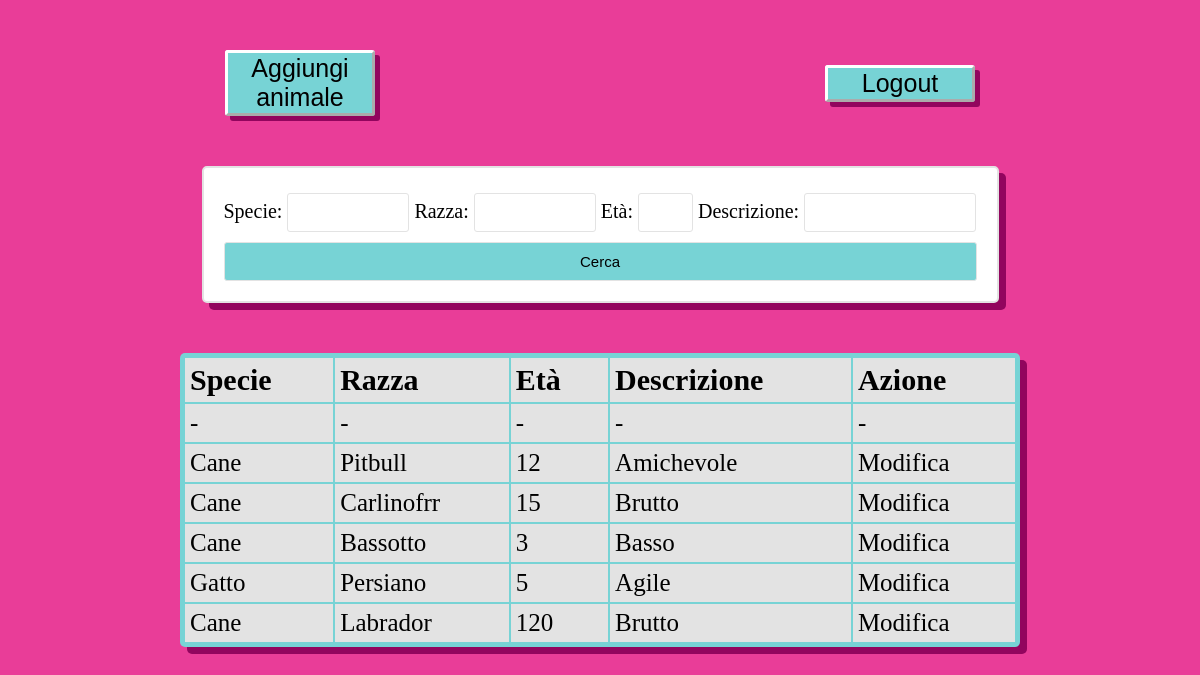
Before: /lista_animaliAmministratore/ with the older database file.
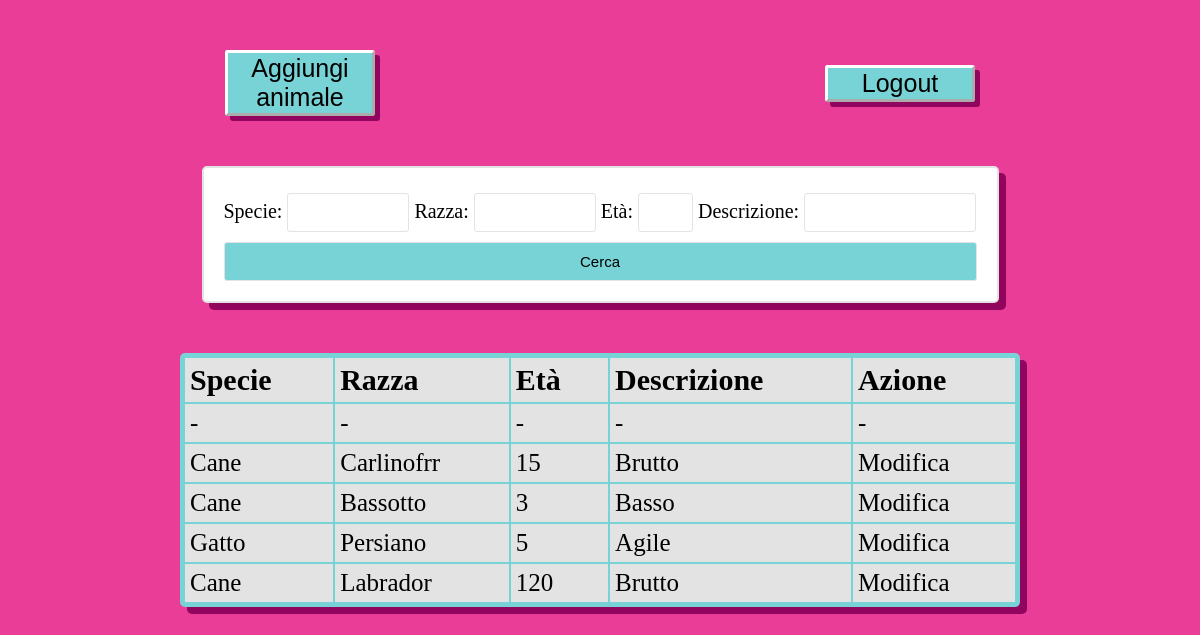
After: the same page with the newer database file.
### adozione/models.py (models this page shows, shortened)
class Animale(models.Model):
    ID_animale = models.AutoField(primary_key=True)
    specie = models.CharField(max_length=100)
    razza = models.CharField(max_length=50)
    età = models.IntegerField(default=0)
    descrizione = models.CharField(max_length=400)

### adozione/views.py (the view)
# urls.py: path('lista_animaliAmministratore/', views.lista_animaliAmministratore, name = 'lista_animaliAmministratore'),
def lista_animaliAmministratore(request):
    animali = Animale.objects.all()
    myFilter = AnimalFilter(request.GET, queryset=animali)
    animali = myFilter.qs
    context = {'animali': animali, 'myFilter': myFilter}
    return render(request, "lista_animaliAmministratore.html", context)

### adozione/templates/lista_animaliAmministratore.html (shortened to what this page needs)
{% load static %}
<!DOCTYPE html>
<html>
    <head>
        <link rel="stylesheet" type="text/css" href="{% static 'styles.css' %}">
    </head>
    <body>
        <div class="navbar">
            <a class="button_link" href="{% url 'aggiungiAnimale' %}">
                <button class="pulsante" >Aggiungi animale</button>
            </a>
            <a class="button_link" href="{% url 'logout' %}">
                <button class="pulsante" >Logout</button>
            </a>
        </div>
        <form id= "form_ricerca" method="get">
            {{myFilter.form}}
            <button class="btn btn-primary" type="submit"> Cerca </button>
        </form>
        <table>
            <thead>
                <th>Specie</th>
                <th>Razza</th>
                <th>Età</th>
                <th>Descrizione</th>
                <th>Azione</th>
            </thead>
            <tbody>
                <tr>
                    <td>-</td>
                    <td>-</td>
                    <td>-</td>
                    <td>-</td>
                    <td>-</td>
                </tr>
                {% for animal in animali %}
                <tr>
                    <td>{{ animal.specie }}</td>
                    <td>{{ animal.razza }}</td>
                    <td>{{ animal.età }}</td>
                    <td>{{ animal.descrizione }}</td>
                    <td>
                        <a href="{% url 'modifica_animale' animal.ID_animale %}" class="pulsante pulsante_tabella">Modifica</a>
                    </td>
                    </tr>
                {% endfor %}
            </tbody>
        </table>
    </body>
</html>

### adozione/static/styles.css (style rules this page uses)
* { background-color: rgb(233, 61, 152) ; margin: 0; }
.navbar { display: flex; align-items: center; justify-content: space-around; }
.button_link { width: 150px; margin-top: 50px; align-self: center; }
.pulsante { background-color: rgb(119, 211, 213); border-color: #fff; border-width: 3px; width: 100%; font-size: 25px; box-shadow: 5px 5px rgb(146, 5, 94); border-radius: 3px; }
a, a:hover, a:focus, a:active { text-decoration: none; color: inherit; }
.pulsante_tabella { background: #e3e3e3; box-shadow: none; }
table { background-color: rgb(119, 211, 213); margin: auto; margin-top: 50px; text-align: left; width: 70%; padding: 3px; box-shadow: 7px 7px rgb(146, 5, 94); border-radius: 5px; margin-bottom: 100px; }
th, td { background-color: #e3e3e3; font-size: 30px; padding: 5px; padding-right: 20px; }
td { font-size: 25px; }
form { max-width: 400px; margin: auto; padding: 20px; border: 2px solid #e3e3e3; border-radius: 5px; box-shadow: 7px 7px rgb(146, 5, 94); background-color: #fff; margin-top: 50px; font-size: 20px; }
form label { background-color: #fff; }
form input[type="text"], form input[type="email"], form input[type="password"], form select, #id_età { width: 90%; padding: 10px; margin-bottom: 10px; margin-top: 5px; border: 1.5px solid #e3e3e3; border-radius: 3px; background-color: #fff; }
form button[type="submit"], input { width: 100%; padding: 10px; background-color: rgb(119, 211, 213); color: #fff; border: 1px solid #e3e3e3; border-radius: 3px; font-size: 15px; color:black; }
#id_specie, #id_razza { width: 100px; }
#id_età { width: 33px; }
#id_descrizione { width: 150px; }
#form_ricerca { width: 753px; max-width: none; }

Changed rows visible on the page:
removed Animale: specie "Cane", razza "Pitbull", età "12", descrizione "Amichevole"
